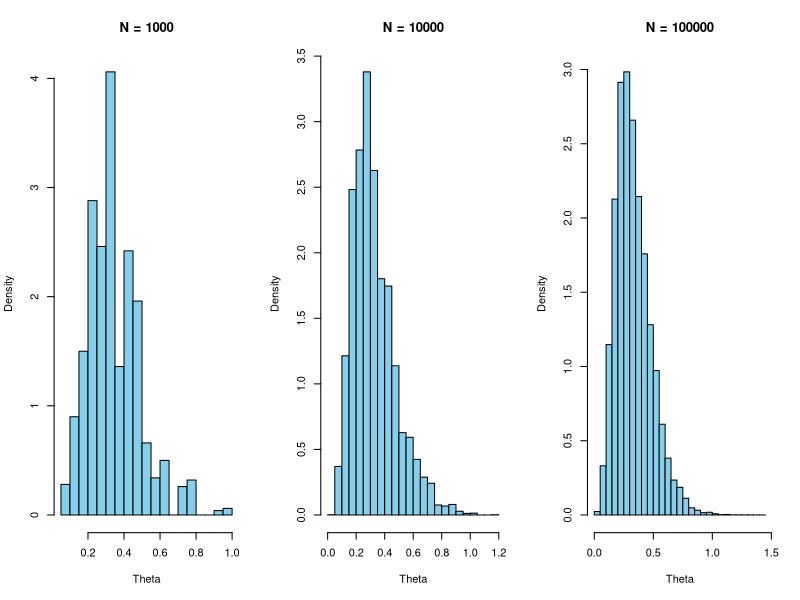
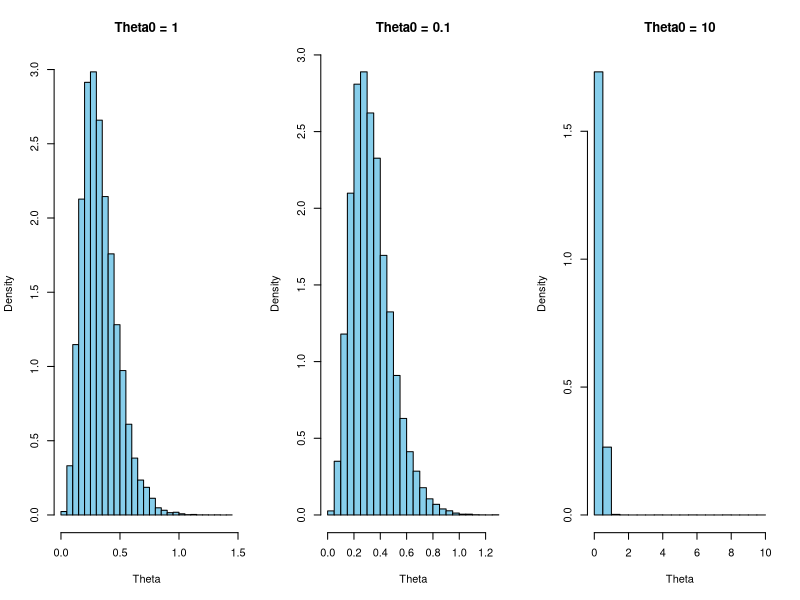
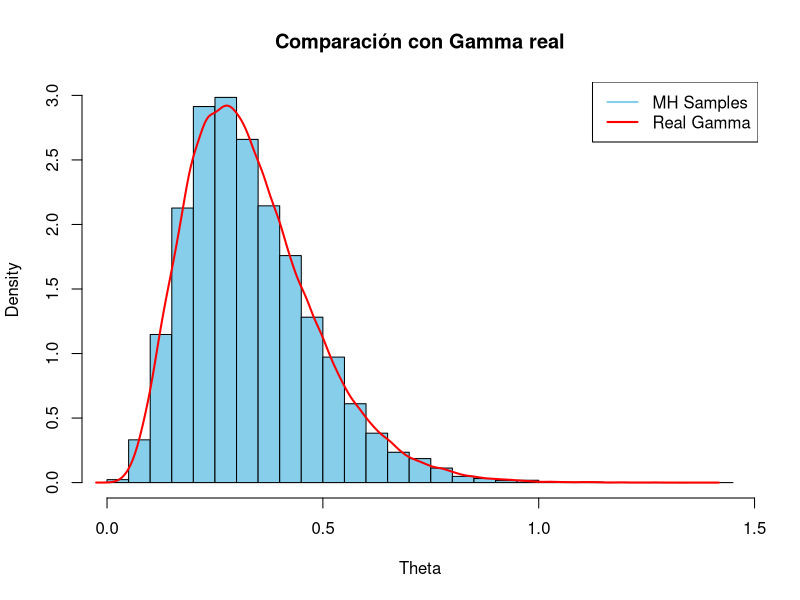

Reproduce these figures in R, in order.
## ---- chunk 1
# Algoritmo Metropolis-Hastings
metropolis_hastings <- function(theta0, alpha, beta, iterations) {
  gamma_density <- function(x, alpha, beta) {
    if (x > 0) {
      return(x^(alpha - 1) * exp(-beta * x))
    } else {
      return(0)
    }
  }
  
  samples <- numeric(iterations)
  samples[1] <- theta0
  
  for (t in 2:iterations) {
    theta_star <- rnorm(1, mean = samples[t - 1], sd = 1)
        if (theta_star > 0) { 
      acceptance_ratio <- gamma_density(theta_star, alpha, beta) / 
                          gamma_density(samples[t - 1], alpha, beta)
    } else {
      acceptance_ratio <- 0
    }
    
    u <- runif(1)
    if (u < acceptance_ratio) {
      samples[t] <- theta_star
    } else {
      samples[t] <- samples[t - 1]
    }
  }
  
  return(samples)
}

# Configuración inicial
alpha <- 5
beta <- 15 
theta0 <- 1

# Diferentes cantidades de repeticiones
samples_1k <- metropolis_hastings(theta0, alpha, beta, 1000)
samples_10k <- metropolis_hastings(theta0, alpha, beta, 10000)
samples_100k <- metropolis_hastings(theta0, alpha, beta, 100000)

# Histogramas
par(mfrow = c(1, 3))
hist(samples_1k, breaks = 30, probability = TRUE, 
     main = "N = 1000", xlab = "Theta", col = "skyblue")
hist(samples_10k, breaks = 30, probability = TRUE, 
     main = "N = 10000", xlab = "Theta", col = "skyblue")
hist(samples_100k, breaks = 30, probability = TRUE, 
     main = "N = 100000", xlab = "Theta", col = "skyblue")
## ---- chunk 2

# Efecto de la condición inicial
samples_theta0_0.1 <- metropolis_hastings(0.1, alpha, beta, 100000)
samples_theta0_10 <- metropolis_hastings(10, alpha, beta, 100000)

# Histogramas
par(mfrow = c(1, 3))
hist(samples_100k, breaks = 30, probability = TRUE, 
     main = "Theta0 = 1", xlab = "Theta", col = "skyblue")
hist(samples_theta0_0.1, breaks = 30, probability = TRUE, 
     main = "Theta0 = 0.1", xlab = "Theta", col = "skyblue")
hist(samples_theta0_10, breaks = 30, probability = TRUE, 
     main = "Theta0 = 10", xlab = "Theta", col = "skyblue")
## ---- chunk 3

# Comparación con la distribución gamma real
samples_real <- rgamma(100000, shape = alpha, rate = beta)

# Graficar comparación
par(mfrow = c(1, 1))
hist(samples_100k, breaks = 30, probability = TRUE, 
     main = "Comparación con Gamma real", xlab = "Theta", col = "skyblue")
lines(density(samples_real), col = "red", lwd = 2)
legend("topright", legend = c("MH Samples", "Real Gamma"), 
       col = c("skyblue", "red"), lwd = 2)



